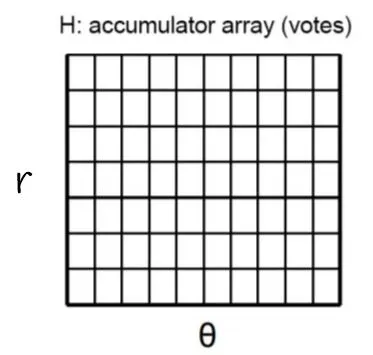
#> input picture python/hafta15/line.jpg, 373 x 355 px
$ python hough_line.py
#> lines starting #> are read from the running program, lines starting #| are printed output that depends on the picture
import cv2
import numpy as np

image = cv2.imread('line.jpg')
#> image is the input picture: shape (355, 373, 3); mean B, G, R 227, 227, 227

gray = cv2.cvtColor(image, cv2.COLOR_BGR2GRAY)


line = cv2.HoughLinesP(
    gray,
    2,
    np.pi / 180,
    threshold=950,
    minLineLength=60,
    maxLineGap=250
)
#> line = 73 rows, first 6: [0, 163, 372, 163], [0, 227, 372, 227], [0, 156, 372, 156], [0, 329, 372, 329], [0, 245, 372, 245], [0, 263, 372, 263]

# blur : girdi görüntüsü
# 1 : rho çözünürlüğü (piksel cinsinden)
# np.pi / 180 : theta çözünürlüğü (radyan cinsinden
# threshold=100 : minimum oy sayısı
# minLineLength=100 : minimum çizgi uzunluğu
# maxLineGap=10 : maksimum boşluk uzunluğu

for x1, y1, x2, y2 in line[:, 0]:
    cv2.line(image, (x1, y1), (x2, y2), (0, 0, 255), 1)
#> this loop made 73 passes
#> (y1, y2) on passes 1 to 12: (163, 163), (227, 227), (156, 156), (329, 329), (245, 245), (263, 263), (160, 160), (332, 332), (293, 293), (180, 180), (173, 173), (285, 285)
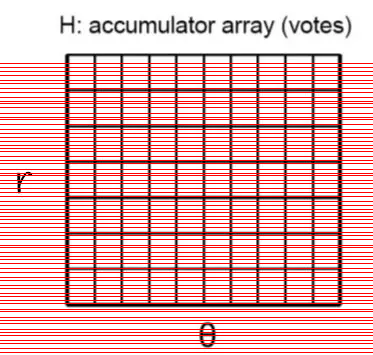
#> image: shape (355, 373, 3); mean B, G, R 180.2, 180.2, 232.7
cv2.imshow('Hough Line Transform', image)
cv2.waitKey(0)
cv2.destroyAllWindows()

$ run again, with python/hafta15/circle.png saved as python/hafta15/line.jpg
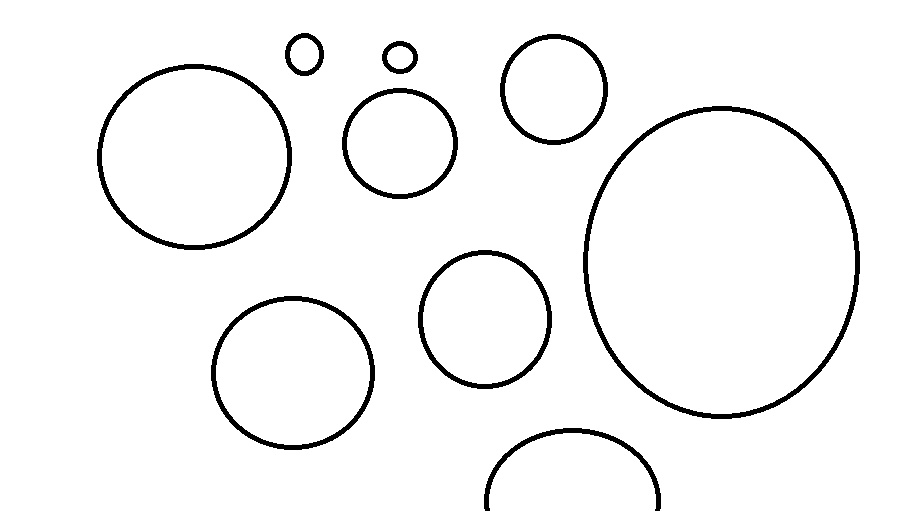
#> input picture python/hafta15/circle.png, 901 x 511 px
#> image is the input picture: shape (511, 901, 3); min 0, max 255, mean 245.2
#> line = 268 rows, first 6: [0, 293, 900, 293], [0, 353, 900, 353], [0, 488, 900, 488], [0, 285, 900, 285], [0, 260, 900, 260], [0, 419, 900, 419]
#> the loop `for x1, y1, x2, y2 in line[:, 0]:` made 268 passes
#> (y1, y2) on passes 1 to 3: (293, 293), (353, 353), (488, 488)
#> after the loop `for x1, y1, x2, y2 in line[:, 0]:`:
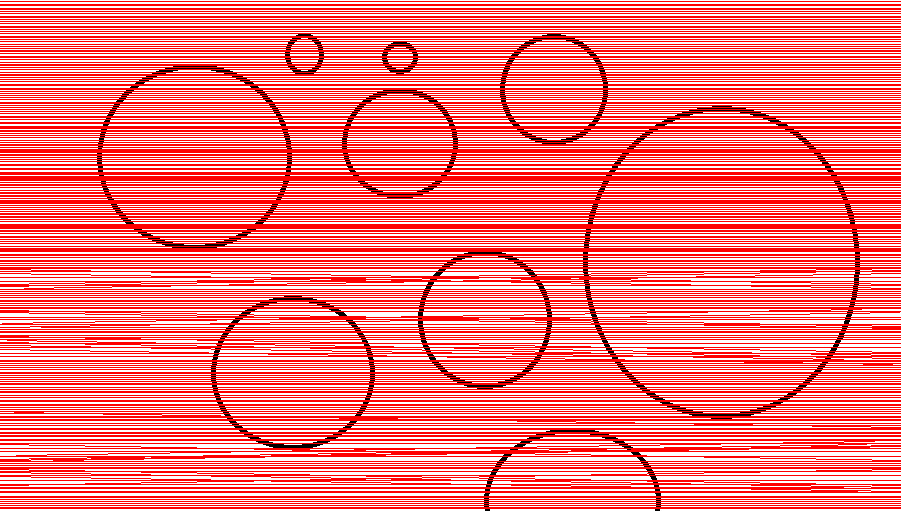
#> image: shape (511, 901, 3); mean B, G, R 119.7, 119.7, 250.2
